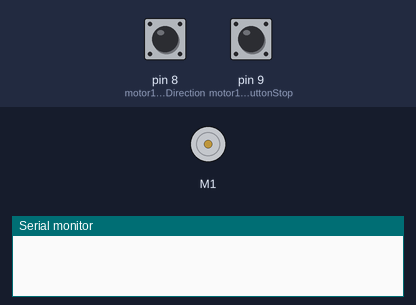
The sketch below on a simulated Arduino Uno, built with avr-gcc and run on an emulated ATmega328P. Parts: DC motor (green arrow = forward, orange = backward, longer = faster), the last lines printed to the serial monitor. The inputs (shaded band) are chosen by the test bench; at power-on: pin 9 (motor1PushButtonStop) HIGH, pin 8 (motor1PushButtonDirection) HIGH.

Above: at 1.2 s.
1.3 s: pin 9 (motor1PushButtonStop) pulled LOW for 1 s
At 2.8 s:
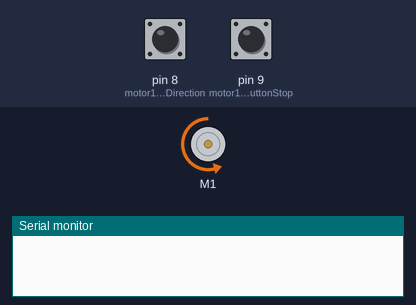
3.8 s: pin 8 (motor1PushButtonDirection) pulled LOW for 3.2 s
At 3.9 s:
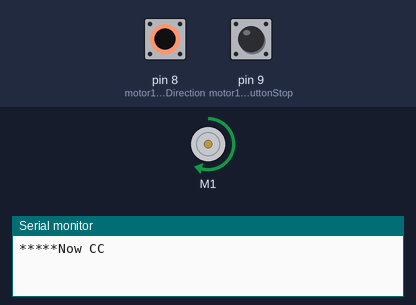
8.5 s: pin 8 (motor1PushButtonDirection) pulled LOW for 0.25 s
At 9.1 s:
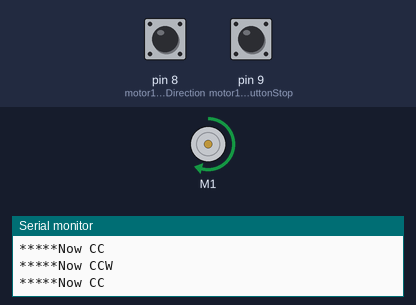
10.2 s: pin 8 (motor1PushButtonDirection) pulled LOW for 1 s
At 12.2 s:
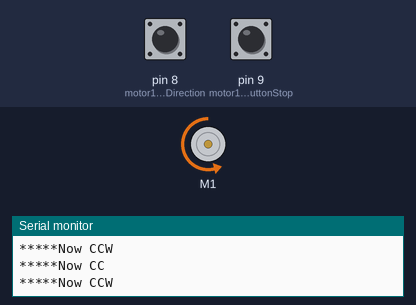
Timing chart, 0 to 13.7 s (numbered marks = the images above; inputs shaded):
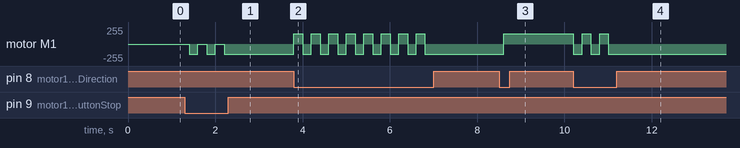

The sketch:

motor_control.ino
```cpp
//Challenge 9 2 buttons

#include <Robojax_L298N_DC_motor.h>
// motor 1 settings
#define IN1 2
#define IN2 4
#define ENA 3 // ~this pin must be PWM enabled pin

const int CCW = 2; // do not change
const int CW  = 1; // do not change
#define motor1 1 // do not change
#define motor2 2 // do not change
const int pushButtonDelayTime =200;


//*** Push buttons for motor 1 started
int motor1Speed =60;// speed of motor 1 in % (60 means 60%)
const int motor1PushButtonDirection = 8;// push button for direcion change
const int motor1PushButtonStop = 9;// push button for START/STOP
const int motor1Minimum =15;//30% is minimum for motor 1
// do not change below this line
int motor1Direction =CCW;//
int motor1StopState=HIGH;//Stope state of motor 1
//*** Push buttons for motor 1 started  ended
//%%%%%%%%%%%%%%%%%%%%%%%%%%%%%%%%%%%%%%%%%%%


// use the line below for single motor
Robojax_L298N_DC_motor motor(IN1, IN2, ENA, true);

// use the line below for two motors
//Robojax_L298N_DC_motor motor(IN1, IN2, ENA, IN3, IN4, ENB, true);

void setup() {
  Serial.begin(115200);
  motor.begin();

  //L298N DC Motor by Robojax.com
  pinMode(motor1PushButtonDirection, INPUT_PULLUP);
  pinMode(motor1PushButtonStop, INPUT_PULLUP);


}


void loop() {
  updateState1();//read all push 1 buttons

  if(motor1StopState ==HIGH)
  {
    motor.brake(motor1);
  }else{
    motor.rotate(motor1, motor1Speed, motor1Direction);
  }
  //motor.demo(1);

  //motor.rotate(motor1, motor1Speed, CW);//run motor1 at 60% speed in CW direction
 delay(pushButtonDelayTime);

}//

/*
 *
 * updateState1()
 * @brief reads push buttons and updates values
 * @param none
 * @return no return
 * Written by Ahmad Shamshiri for robojax.com
 * on Oct 13, 2019 in Ajax, Ontario, Canada
 */
void updateState1()
{

  if(digitalRead(motor1PushButtonDirection) ==LOW){
      if(motor1Direction ==CW)
      {
        motor1Direction =CCW;//
        Serial.println("*****Now CCW");
      }else{
        motor1Direction =CW;//
        Serial.println("*****Now CC");
      }

  }


  if(digitalRead(motor1PushButtonStop) ==LOW)
  {
   motor1StopState =1-motor1StopState;// toggle Star/stop
  }
}//updateState end
```

Measured:
- after the input at 1.3 s, motor M1: alternates backward 153/255 for 0.20 s and stopped for 0.20 s, 5 changes in all, then stays backward 153/255, starting after 0.10 s
- after the input at 3.8 s, motor M1: alternates forward 153/255 for 0.20 s and backward 153/255 for 0.20 s, 16 changes in all, then stays backward 153/255, starting at once
- after the input at 8.5 s, motor M1: backward 153/255 → forward 153/255 after 0.10 s
- after the input at 10.2 s, motor M1: alternates forward 153/255 for 0.20 s and backward 153/255 for 0.20 s, 5 changes in all, then stays backward 153/255, starting at once
